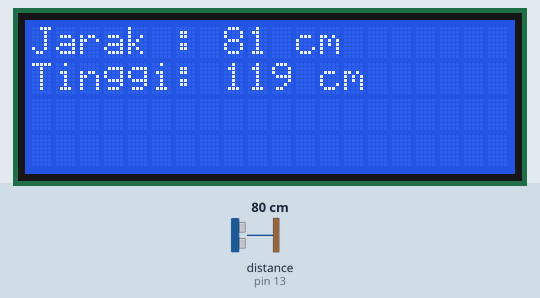
Recording of a sketch running on a simulated Arduino Uno, built with avr-gcc and run on an emulated ATmega328P. Parts: 20×4 character LCD. Inputs (shaded band) come from the test bench; at power-on: distance to the obstacle (sensor on pin 13) 80 cm. The echo pulse lasts 58.3 µs per cm; what the sketch prints to the serial monitor is not drawn.

Above: at 3.3 s.
3.4 s: distance to the obstacle (sensor on pin 13) set to 198 cm
At 5.3 s:
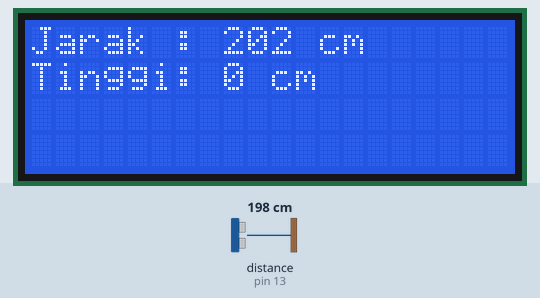
5.6 s: distance to the obstacle (sensor on pin 13) set to 203 cm
At 7.0 s:
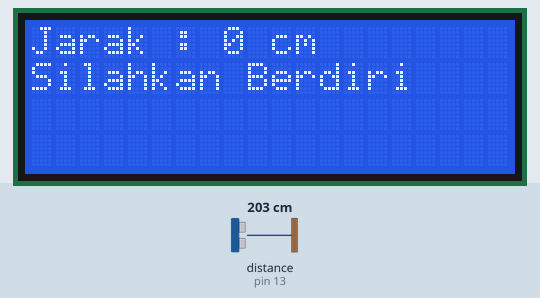
7.6 s: distance to the obstacle (sensor on pin 13) set to 2 cm
At 9.3 s:
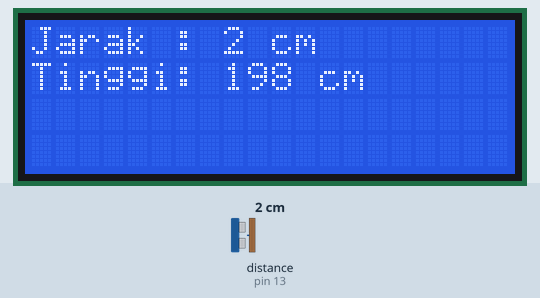
9.6 s: distance to the obstacle (sensor on pin 13) set to 250 cm
At 11.2 s:
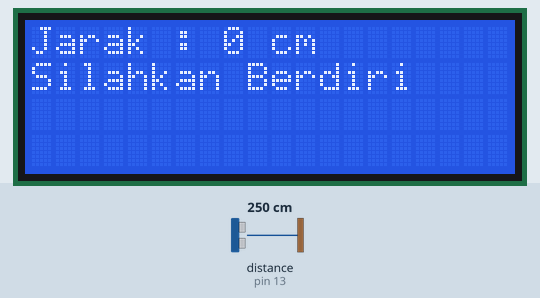
Timing chart, 0 to 12.6 s (numbered marks = the images above; inputs shaded):
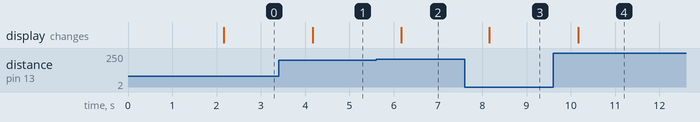

Measured:
- the behaviour switches between 200 and 201 cm on distance to the obstacle (sensor on pin 13) (found by bisection; images 1 and 2)
- after the input at 3.4 s, the display: changes after 0.77 s (image 1)
- after the input at 5.6 s, the display: changes after 0.57 s (image 2)
- after the input at 7.6 s, the display: changes after 0.56 s (image 3)
- after the input at 9.6 s, the display: changes after 0.57 s (image 4)

The sketch:

nomor_2.ino
```cpp
#include <Wire.h>
#include <LiquidCrystal_I2C.h>
#include <NewPing.h>

#define TRIGGER_PIN  12  // Hubungkan ke Pin 12 Arduino Uno
#define ECHO_PIN     13  // Hubungkan ke Pin 13 Arduino Uno
#define MAX_DISTANCE 200 // Batas maksimal sensor membaca (dalam cm)

const int TINGGI_TOTAL_TIANG = 200;

// Sesuaikan alamat 0x3F dan ukuran LCD 20x4 sesuai hardware-mu
LiquidCrystal_I2C lcd(0x27, 20, 4);
NewPing sonar(TRIGGER_PIN, ECHO_PIN, MAX_DISTANCE);

// --- VARIABEL UNTUK TIMER 10 DETIK ---
unsigned long waktuSebelumnya = 0;
// 10 detik = 10 x 1000 milidetik = 10000 ms
const unsigned long JEDA_BACA = 1000;

int jarakBACA = 0;
int tinggiBadan = 0;

void setup() {
  Serial.begin(115200); // Jangan lupa Serial Monitor disetel ke 115200 Baud

  lcd.init();
  lcd.backlight();

  lcd.setCursor(0, 0);
  lcd.print("Pengukur Tinggi");
  lcd.setCursor(0, 1);
  lcd.print("  Badan  v1.0  ");
  delay(2000);
  lcd.clear();

  // Tampilan standby awal sebelum pemindaian pertama
  lcd.setCursor(0, 0);
  lcd.print("Jarak : Menunggu");
  lcd.setCursor(0, 1);
  lcd.print("Tinggi: 10 Detik");
}

void loop() {
  // Ambil waktu berjalan Arduino dalam milidetik
  unsigned long waktuSekarang = millis();

  // Cek apakah sudah lewat 10 detik (10000 ms)
  if (waktuSekarang - waktuSebelumnya >= JEDA_BACA) {
    waktuSebelumnya = waktuSekarang; // Reset penanda waktu

    // 1. Ambil data dari sensor ultrasonik
    jarakBACA = sonar.ping_cm();

    // 2. Hitung tinggi badan jika ada objek terdeteksi
    if (jarakBACA > 0 && jarakBACA < TINGGI_TOTAL_TIANG) {
      tinggiBadan = TINGGI_TOTAL_TIANG - jarakBACA;
    } else {
      tinggiBadan = 0;
    }

    // 3. Cetak ke Serial Monitor setiap 10 detik
    Serial.println("=== PEMBACAAN 10 DETIK ===");
    Serial.print("Jarak Sensor: ");
    Serial.print(jarakBACA);
    Serial.print("cm | Tinggi Badan: ");
    Serial.print(tinggiBadan);
    Serial.println("cm\n");

    // 4. Perbarui Tampilan LCD I2C
    lcd.clear();

    lcd.setCursor(0, 0);
    lcd.print("Jarak : ");
    lcd.print(jarakBACA);
    lcd.print(" cm");

    lcd.setCursor(0, 1);
    if (jarakBACA > 0) {
      lcd.print("Tinggi: ");
      lcd.print(tinggiBadan);
      lcd.print(" cm");
    } else {
      lcd.print("Silahkan Berdiri");
    }
  }

  // Loop tetap berputar lancar tanpa delay konvensional yang membuat Arduino lag
}
```
